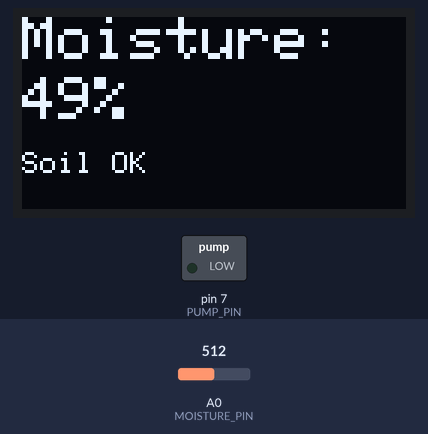
The sketch below on a simulated Arduino Uno, built with avr-gcc and run on an emulated ATmega328P. On the bench: 128×64 one-colour display, switched loads named in the sketch (green lamp = pin HIGH). The inputs (shaded band) are chosen by the test bench; at power-on: A0 (MOISTURE_PIN) = 512. What the sketch prints to the serial monitor is not drawn.

Above: at 1.8 s.
1.9 s: A0 (MOISTURE_PIN) set to 539
At 2.5 s:
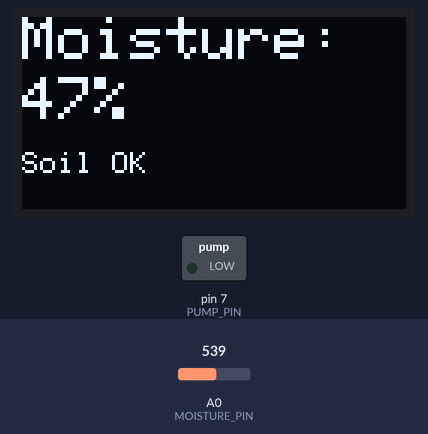
3.6 s: A0 (MOISTURE_PIN) set to 803
At 4.9 s:
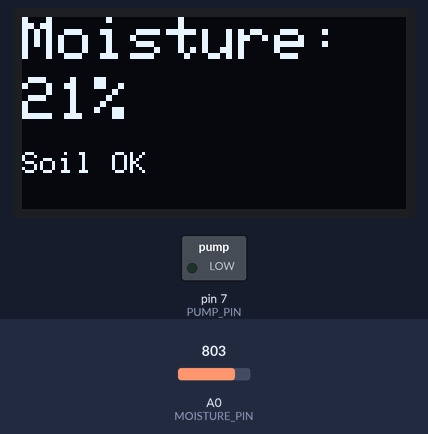
5.6 s: A0 (MOISTURE_PIN) set to 827
At 9.0 s:
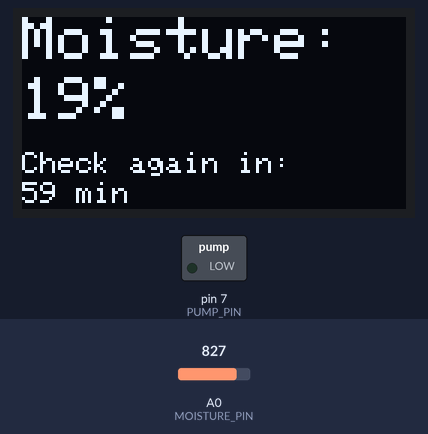
Timing chart, 0 to 10.5 s (numbered marks = the images above; inputs shaded):
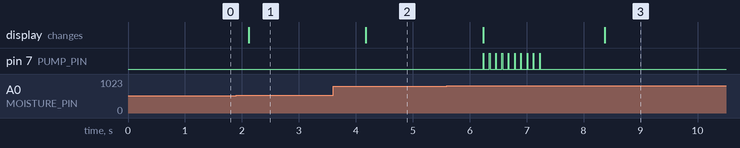

Measured:
- the behaviour switches between 521 and 522 on A0 (MOISTURE_PIN) (found by bisection; images 0 and 1)
- the behaviour switches between 818 and 819 on A0 (MOISTURE_PIN) (found by bisection; images 2 and 3)
- after the input at 1.9 s, the display: changes after 0.22 s (image 1)
- after the input at 3.6 s, the display: changes after 0.58 s (image 2)
- after the input at 5.6 s, pin 7 (PUMP_PIN): alternates HIGH for 0.01 s and LOW for 0.10 s, 20 changes in all, then stays LOW, starting after 0.64 s; the display: first changes after 0.64 s (image 3 shows a later state)

The sketch:

PlantWaterer.ino
```cpp
#include <Wire.h>
#include <Adafruit_GFX.h>
#include <Adafruit_SSD1306.h>

#define SCREEN_WIDTH 128
#define SCREEN_HEIGHT 64
#define OLED_RESET    -1
Adafruit_SSD1306 display(SCREEN_WIDTH, SCREEN_HEIGHT, &Wire, OLED_RESET);

#define MOISTURE_PIN A0
#define PUMP_PIN 7

unsigned long lastPumpTime = 0;
bool recentlyWatered = false;
const unsigned long waitDuration = 3600000UL;  // 1 hour

void setup() {
  Serial.begin(9600);
  pinMode(PUMP_PIN, OUTPUT);
  digitalWrite(PUMP_PIN, LOW);

  if (!display.begin(SSD1306_SWITCHCAPVCC, 0x3C)) {
    Serial.println(F("SSD1306 allocation failed"));
    for (;;);
  }

  display.clearDisplay();
  display.setTextSize(1);
  display.setTextColor(SSD1306_WHITE);
  Serial.println("System initialized.");
}

void loop() {
  unsigned long currentTime = millis();
  int moistureValue = analogRead(MOISTURE_PIN);
  int moisturePercent = map(moistureValue, 1023, 0, 0, 100);

  Serial.print("Moisture: ");
  Serial.print(moisturePercent);
  Serial.println("%");

  if (recentlyWatered) {
    unsigned long elapsed = currentTime - lastPumpTime;
    if (elapsed < waitDuration) {
      int minutesLeft = (waitDuration - elapsed) / 60000;
      displayMoisture(moisturePercent, "Check again in:", String(minutesLeft) + " min");
      Serial.print("Waiting: ");
      Serial.print(minutesLeft);
      Serial.println(" min until next check.");
      delay(1000);
      return;
    } else {
      recentlyWatered = false;
      Serial.println("Wait period over. Checking moisture.");
    }
  }

  if (moisturePercent < 20) {
    displayMoisture(moisturePercent, "Watering...", "");
    Serial.println("Soil too dry! Turning pump ON.");
    for (int i = 0; i < 10; i++){
      digitalWrite(PUMP_PIN, HIGH);
      delay(10);
      digitalWrite(PUMP_PIN, LOW);
      delay(100);
    }


    lastPumpTime = millis();
    recentlyWatered = true;
  } else {
    displayMoisture(moisturePercent, "Soil OK", "");
    Serial.println("Soil moisture acceptable. No watering needed.");
  }

  delay(1000);
}

void displayMoisture(int percent, String line1, String line2) {
  display.clearDisplay();
  display.setTextSize(2);
  display.setCursor(0, 0);
  display.print("Moisture:");
  display.setCursor(0, 20);
  display.print(percent);
  display.print("%");

  display.setTextSize(1);
  display.setCursor(0, 45);
  display.println(line1);
  display.setCursor(0, 55);
  display.println(line2);
  display.display();
}
```
